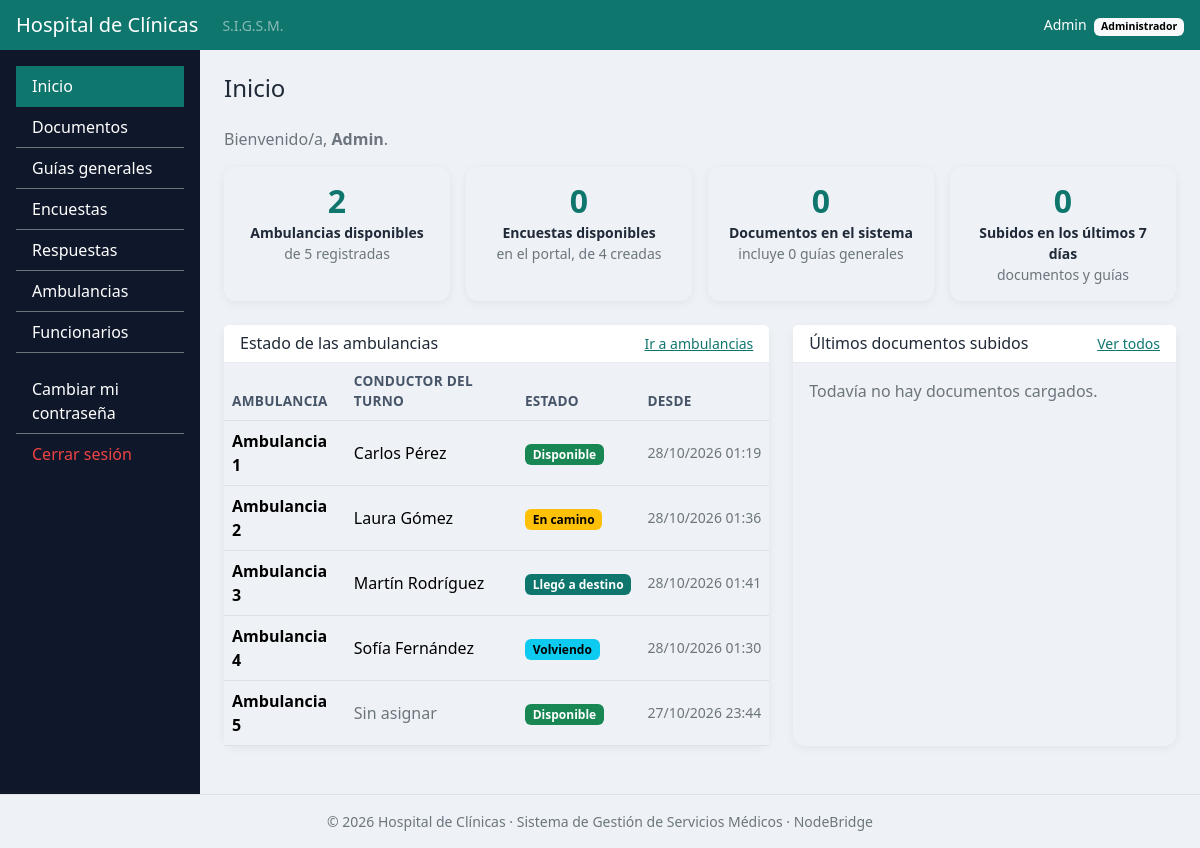
Screenshot of /panel.php (signed in) with the database file from the repository.
### tables this page shows
CREATE TABLE `funcionario` (
  `id_funcionario` INT AUTO_INCREMENT PRIMARY KEY,
  `nombre` VARCHAR(50) NOT NULL UNIQUE,           
  `contrasena` VARCHAR(255) NOT NULL,             
  `id_rol` INT NOT NULL,
  `activo` TINYINT(1) NOT NULL DEFAULT 1,         
  `email` VARCHAR(70) NULL UNIQUE,
  `cedula` VARCHAR(8) NULL UNIQUE,                 
  `debe_cambiar_clave` TINYINT(1) NOT NULL DEFAULT 0,   
  CONSTRAINT `fk_funcionario_rol` FOREIGN KEY (`id_rol`) REFERENCES `rol` (`id_rol`)
);

CREATE TABLE `rol` (
  `id_rol` INT NOT NULL PRIMARY KEY,
  `nombre_rol` VARCHAR(40) NOT NULL
);

CREATE TABLE `ambulancia` (
  `id_ambulancia` INT AUTO_INCREMENT PRIMARY KEY,
  `nombre` VARCHAR(50) NOT NULL UNIQUE,           
  `conductor` VARCHAR(80) NULL,
  `estado` ENUM('disponible', 'en_camino', 'llego_destino', 'volviendo', 'fuera_servicio') NOT NULL DEFAULT 'disponible',
  `fecha_estado` DATETIME NOT NULL DEFAULT CURRENT_TIMESTAMP,    
  INDEX `idx_ambulancia_estado` (`estado`)
);

### includes/helpers.php (called while the page is built, shortened)
<?php
function base_url(): string
{
    $manual = getenv('BASE_URL');
    $raiz = str_replace('\\', '/', (string) realpath(__DIR__ . '/..')) . '/';
    $script = str_replace('\\', '/', (string) realpath((string) ($_SERVER['SCRIPT_FILENAME'] ?? '')));
    $urlScript = (string) parse_url((string) ($_SERVER['SCRIPT_NAME'] ?? ''), PHP_URL_PATH);
    if ($script !== '' && strpos($script, $raiz) === 0) {
        $relativa = '/' . substr($script, strlen($raiz));
        if (substr($urlScript, -strlen($relativa)) === $relativa) {
            return rtrim(substr($urlScript, 0, -strlen($relativa)), '/');
        }
    }
    return '';
}
function url(string $ruta = ''): string
{
    return base_url() . '/' . ltrim($ruta, '/');
}
function h(?string $texto): string
{
    return htmlspecialchars((string) $texto, ENT_QUOTES, 'UTF-8');
}
function nombre_visible(?string $nombre): string
{
    $n = trim((string) $nombre);
    if (function_exists('mb_substr')) {
        return mb_strtoupper(mb_substr($n, 0, 1, 'UTF-8'), 'UTF-8') . mb_substr($n, 1, null, 'UTF-8');
    }
    return ucfirst($n);
}
function formatear_fecha(?string $fecha): string
{
    $t = $fecha ? strtotime($fecha) : false;
    return $t ? date('d/m/Y H:i', $t) : '-';
}

### includes/conexion.php (called while the page is built, shortened)
<?php
function env_o(string $clave, string $porDefecto): string
{
    $valor = getenv($clave);
    return ($valor === false || $valor === '') ? $porDefecto : $valor;
}
function db(): PDO
{
    static $pdo = null;
    if ($pdo !== null) {
        return $pdo;
    }
    $dsn = env_o('DB_DSN', sprintf(
        'mysql:host=%s;port=%s;dbname=%s;charset=utf8mb4',
        env_o('DB_HOST', '127.0.0.1'),
        env_o('DB_PORT', '3306'),
        env_o('DB_NAME', 'sigsm')
    ));
    try {
        $pdo = new PDO($dsn, env_o('DB_USER', 'root'), env_o('DB_PASS', ''), [
            PDO::ATTR_ERRMODE => PDO::ERRMODE_EXCEPTION,
            PDO::ATTR_DEFAULT_FETCH_MODE => PDO::FETCH_ASSOC,
            PDO::ATTR_EMULATE_PREPARES => false,
        ]);
    } catch (PDOException $e) {
        error_log('[sigsm] No se pudo conectar a la base: ' . $e->getMessage());
        http_response_code(500);
        exit('No se pudo conectar a la base de datos. Verifique que MySQL esté iniciado y que la base "sigsm" esté importada.');
    }
    return $pdo;
}

### includes/auth.php (called while the page is built, shortened)
<?php
require_once __DIR__ . '/conexion.php';
require_once __DIR__ . '/helpers.php';
function usuario_actual(): ?array
{
    static $usuario = false;
    if ($usuario !== false) {
        return $usuario;
    }
    $usuario = null;
    $id = (int) ($_SESSION['id_funcionario'] ?? 0);
    if ($id > 0) {
        $st = db()->prepare(
            'SELECT f.id_funcionario, f.nombre, f.email, f.id_rol, f.debe_cambiar_clave, r.nombre_rol
               FROM funcionario f
               JOIN rol r ON r.id_rol = f.id_rol
              WHERE f.id_funcionario = ? AND f.activo = 1'
        );
        $st->execute([$id]);
        $usuario = $st->fetch() ?: null;
    }
    return $usuario;
}
function es_admin(): bool
{
    $u = usuario_actual();
    return $u !== null && (int) $u['id_rol'] === ROL_ADMIN;
}
function requerir_login(): array
{
    $u = usuario_actual();
    return $u;
}

### panel.php (the view, shortened to what this page needs)
<?php
require_once __DIR__ . '/includes/auth.php';
require_once __DIR__ . '/includes/layout.php';
$u = requerir_login();
$pdo = db();
$totalDocs = (int) $pdo->query('SELECT COUNT(*) FROM documento')->fetchColumn();
$totalGuias = (int) $pdo->query('SELECT COUNT(*) FROM documento WHERE es_guia_general = 1')->fetchColumn();
$st = $pdo->prepare('SELECT COUNT(*) FROM documento WHERE fecha_subida >= ?');
$st->execute([date('Y-m-d H:i:s', strtotime('-7 days'))]);
$docsSemana = (int) $st->fetchColumn();
$encuestasActivas = (int) $pdo->query('SELECT COUNT(*) FROM encuesta WHERE activa = 1 AND estado_portal = 1')->fetchColumn();
$encuestasTotal = (int) $pdo->query('SELECT COUNT(*) FROM encuesta')->fetchColumn();
$ambulancias = $pdo->query(
    'SELECT id_ambulancia, nombre, conductor, estado, fecha_estado FROM ambulancia ORDER BY nombre, id_ambulancia'
)->fetchAll();
$ambDisponibles = count(array_filter($ambulancias, fn(array $a): bool => $a['estado'] === 'disponible'));
$ultimos = $pdo->query(
    'SELECT d.id_documento, d.titulo_documento, d.fecha_subida, d.es_guia_general, c.nombre AS categoria, f.nombre AS funcionario
       FROM documento d
       JOIN categoria c ON c.id_categoria = d.id_categoria
       LEFT JOIN funcionario f ON f.id_funcionario = d.id_funcionario
      ORDER BY d.fecha_subida DESC, d.id_documento DESC
      LIMIT 6'
)->fetchAll();
$tarjetas = [
    ['Ambulancias disponibles', $ambDisponibles, 'de ' . count($ambulancias) . ' registrada' . (count($ambulancias) === 1 ? '' : 's'), 'ambulancias/index.php'],
    ['Encuestas disponibles', $encuestasActivas, 'en el portal, de ' . $encuestasTotal . ' creada' . ($encuestasTotal === 1 ? '' : 's'), es_admin() ? 'encuestas/index.php' : null],
    ['Documentos en el sistema', $totalDocs, 'incluye ' . $totalGuias . ' guía' . ($totalGuias === 1 ? '' : 's') . ' general' . ($totalGuias === 1 ? '' : 'es'), 'documentos/index.php'],
    ['Subidos en los últimos 7 días', $docsSemana, 'documentos y guías', null],
];
encabezado('Inicio', 'panel');
?>
<p class="text-secondary">Bienvenido/a, <strong><?= h(nombre_visible($u['nombre'])) ?></strong>.</p>
<section class="row g-3 mb-4">
    <?php foreach ($tarjetas as [$etiqueta, $valor, $detalle, $enlace]): ?>
        <div class="col-6 col-xl-3">
            <div class="card tarjeta-dato h-100 text-center">
                <div class="card-body">
                    <div class="valor"><?= (int) $valor ?></div>
                    <div class="fw-semibold small mt-1">
                        <?php if ($enlace): ?>
                            <a class="text-reset text-decoration-none stretched-link" href="<?= h(url($enlace)) ?>"><?= h($etiqueta) ?></a>
                        <?php else: ?>
                            <?= h($etiqueta) ?>
                        <?php endif; ?>
                    </div>
                    <div class="text-secondary small"><?= h($detalle) ?></div>
                </div>
            </div>
        </div>
    <?php endforeach; ?>
</section>
<div class="row g-4">
    <section class="col-12 col-xl-7">
        <div class="card h-100">
            <div class="card-header d-flex justify-content-between align-items-center">
                <h2 class="h6 mb-0">Estado de las ambulancias</h2>
                <a href="<?= h(url('ambulancias/index.php')) ?>" class="small">Ir a ambulancias</a>
            </div>
            <?php if (!$ambulancias): ?>
                <div class="card-body text-secondary">Todavía no hay ambulancias registradas.</div>
            <?php else: ?>
                <div class="table-responsive">
                    <table class="table table-hover align-middle mb-0">
                        <thead>
                            <tr><th>Ambulancia</th><th>Conductor del turno</th><th>Estado</th><th>Desde</th></tr>
                        </thead>
                        <tbody>
                        <?php foreach ($ambulancias as $a):
                            [$textoEstado, $colorEstado] = ESTADOS_AMBULANCIA[$a['estado']] ?? [$a['estado'], 'secondary']; ?>
                            <tr>
                                <td class="fw-semibold"><?= h($a['nombre']) ?></td>
                                <td><?= $a['conductor'] !== null && $a['conductor'] !== '' ? h($a['conductor']) : '<span class="text-secondary">Sin asignar</span>' ?></td>
                                <td><span class="badge text-bg-<?= h($colorEstado) ?>"><?= h($textoEstado) ?></span></td>
                                <td class="text-nowrap text-secondary small"><?= h(formatear_fecha($a['fecha_estado'])) ?></td>
                            </tr>
                        <?php endforeach; ?>
                        </tbody>
                    </table>
                </div>
            <?php endif; ?>
        </div>
    </section>
    <section class="col-12 col-xl-5">
        <div class="card h-100">
            <div class="card-header d-flex justify-content-between align-items-center">
                <h2 class="h6 mb-0">Últimos documentos subidos</h2>
                <a href="<?= h(url('documentos/index.php')) ?>" class="small">Ver todos</a>
            </div>
            <?php if (!$ultimos): ?>
                <div class="card-body text-secondary">Todavía no hay documentos cargados.</div>
            <?php endif; ?>
        </div>
    </section>
</div>
<?php pie(); ?>

### includes/layout.php (shortened to what this page needs)
<?php
function bootstrap_css(): string
{
    return 'https://cdn.jsdelivr.net/npm/bootstrap@5.3.3/dist/css/bootstrap.min.css';
}
function opciones_menu(): array
{
    return [
        'panel'        => ['Inicio',        'panel.php',                false],
        'documentos'   => ['Documentos',    'documentos/index.php',     false],
        'guias'        => ['Guías generales', 'documentos/index.php?tipo=guias', false],
        'encuestas'    => ['Encuestas',     'encuestas/index.php',      true],
        'respuestas'   => ['Respuestas',    'encuestas/respuestas.php', true],
        'ambulancias'  => ['Ambulancias',   'ambulancias/index.php',    false],
        'funcionarios' => ['Funcionarios',  'funcionarios/index.php',   true],
    ];
}
function encabezado(string $titulo, string $activo): void
{
    $u = usuario_actual();
    ?>
<!DOCTYPE html>
<html lang="es">
<head>
    <link href="<?= h(bootstrap_css()) ?>" rel="stylesheet">
    <link href="<?= h(url('assets/css/estilos.css')) ?>" rel="stylesheet">
</head>
<body>
<header class="navbar navbar-dark bg-primary px-3 py-2">
    <div class="d-flex align-items-center gap-2">
        <a class="navbar-brand mb-0 h1 fs-5" href="<?= h(url('panel.php')) ?>">Hospital de Clínicas</a>
        <span class="text-white-50 small d-none d-sm-inline">S.I.G.S.M.</span>
    </div>
    <?php if ($u): ?>
        <div class="text-white small text-end">
            <?= h(nombre_visible($u['nombre'])) ?>
            <span class="badge text-bg-light ms-1"><?= h($u['nombre_rol']) ?></span>
        </div>
    <?php endif; ?>
</header>
<div class="container-fluid">
    <div class="row">
        <?php if ($u): ?>
        <nav id="menu-lateral" class="col-md-3 col-lg-2 bg-dark collapse d-md-block p-3 menu-lateral">
            <div class="list-group list-group-flush">
                <?php foreach (opciones_menu() as $clave => [$texto, $ruta, $soloAdmin]): ?>
                    <a href="<?= h(url($ruta)) ?>"
                       class="list-group-item list-group-item-action bg-dark text-white border-secondary<?= $clave === $activo ? ' active' : '' ?>">
                        <?= h($texto) ?>
                    </a>
                <?php endforeach; ?>
                <a href="<?= h(url('cambiar_clave.php')) ?>"
                   class="list-group-item list-group-item-action bg-dark text-white border-secondary mt-3">Cambiar mi contraseña</a>
                <a href="<?= h(url('logout.php')) ?>"
                   class="list-group-item list-group-item-action bg-dark text-danger border-secondary">Cerrar sesión</a>
            </div>
        </nav>
        <?php endif; ?>
        <main class="<?= $u ? 'col-md-9 col-lg-10' : 'col-12' ?> p-4">
            <h1 class="h4 mb-4"><?= h($titulo) ?></h1>
<?php
}
function pie(): void
{
    ?>
        </main>
    </div>
</div>
<footer class="text-center text-secondary small py-3 border-top">
    © 2026 Hospital de Clínicas · Sistema de Gestión de Servicios Médicos · NodeBridge
</footer>
</body>
</html>
<?php
}

### assets/css/estilos.css (style rules this page uses)
:root { --color-primario: #0f766e; --color-primario-hover: #115e59; --color-fondo: #eef2f6; --color-texto: #1f2937; --color-borde: #cbd5e1; --color-error: #ef4444; --bs-primary: #0f766e; --bs-primary-rgb: 15, 118, 110; --bs-link-color: #0f766e; --bs-link-color-rgb: 15, 118, 110; --bs-link-hover-color: #115e59; --bs-link-hover-color-rgb: 17, 94, 89; --bs-body-color: #1f2937; --bs-body-color-rgb: 31, 41, 55; --bs-body-bg: #eef2f6; --bs-body-bg-rgb: 238, 242, 246; --bs-danger: #ef4444; --bs-danger-rgb: 239, 68, 68; }
body { background-color: var(--color-fondo); color: var(--color-texto); }
.card { border: none; border-radius: 12px; box-shadow: 0 2px 10px rgba(15, 23, 42, 0.06); }
.card-header, .card-footer { background-color: #fff; border-color: #e5eaf0; }
.table { --bs-table-hover-bg: #f1f7f6; }
.table > thead th { color: #475569; font-weight: 600; font-size: 0.85rem; text-transform: uppercase; letter-spacing: 0.02em; }
.tarjeta-dato .valor { font-size: 2rem; font-weight: 600; line-height: 1.1; color: var(--color-primario); }
.menu-lateral { --bs-dark-rgb: 15, 23, 42; }
@media (min-width: 768px) { .menu-lateral { min-height: calc(100vh - 56px); } }
.menu-lateral .list-group-item.active { background-color: var(--color-primario) !important; border-color: var(--color-primario) !important; }

### rows the page displays
funcionario: nombre "Admin", id_rol.nombre_rol "Administrador"
ambulancia: nombre "Ambulancia 1", conductor "Carlos Pérez", textoEstado "Disponible", fecha_estado "28/10/2026 01:19"
ambulancia: nombre "Ambulancia 2", conductor "Laura Gómez", textoEstado "En camino", fecha_estado "28/10/2026 01:36"
ambulancia: nombre "Ambulancia 3", conductor "Martín Rodríguez", textoEstado "Llegó a destino", fecha_estado "28/10/2026 01:41"
ambulancia: nombre "Ambulancia 4", conductor "Sofía Fernández", textoEstado "Volviendo", fecha_estado "28/10/2026 01:30"
ambulancia: nombre "Ambulancia 5", shows "Sin asignar", textoEstado "Disponible", fecha_estado "27/10/2026 23:44"

### other values shown
$texto "Inicio"
$texto "Documentos"
$texto "Guías generales"
$texto "Encuestas"
$texto "Respuestas"
$texto "Ambulancias"
$texto "Funcionarios"
$titulo "Inicio"
$valor "2"
$etiqueta "Ambulancias disponibles"
$detalle "de 5 registradas"
$valor "0"
$etiqueta "Encuestas disponibles"
$detalle "en el portal, de 4 creadas"
$etiqueta "Documentos en el sistema"
